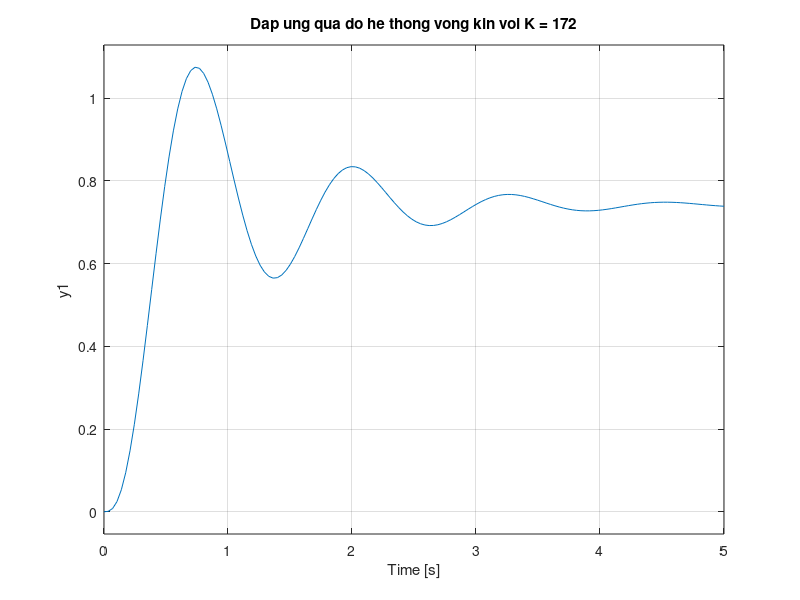

The MATLAB source for this figure:
% 1. Khai báo hàm truyền vòng hở G(s) cơ bản
num = 1;
den = conv([1 3], [1 8 20]); 
G_ho = tf(num, den);

% 2. Khai báo khối khuếch đại K = 172 (tìm được ở câu e)
K_e = 172;
G_k = tf(K_e, 1); 

% 3. Khai báo hệ thống tiến (nối tiếp K và G_ho)
G_tien = series(G_k, G_ho);

% 4. Khai báo hệ thống vòng kín hồi tiếp âm đơn vị (H = 1)
H = 1;
G_kin = feedback(G_tien, H);

% 5. Vẽ đáp ứng quá độ trong khoảng thời gian t = 0-5s
figure;
step(G_kin, 5);
grid on;
title('Dap ung qua do he thong vong kin voi K = 172');
